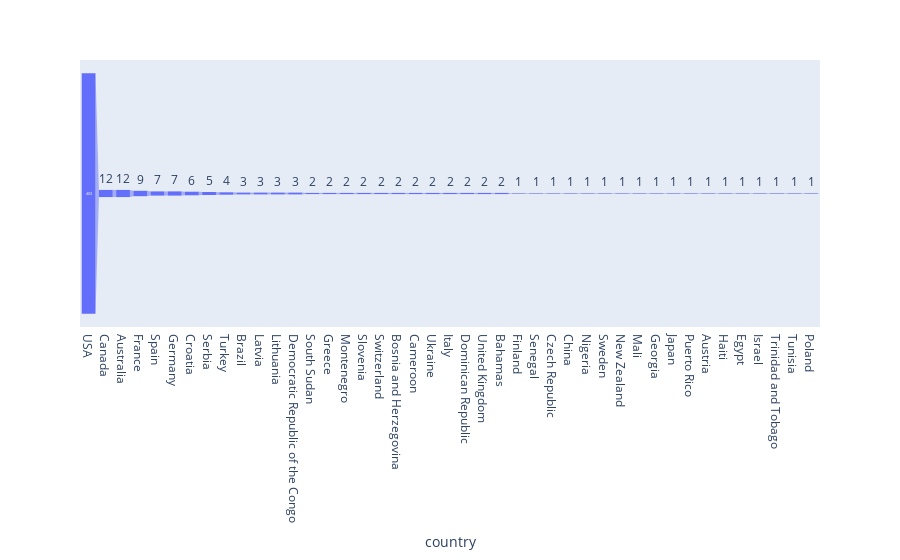

Source (notebook cell):
### Code cell
fig = px.funnel(pie, x='country', y='players')
fig.show()

### Figure 1 — Plotly figure (JSON) as saved in the notebook; plotly's stock layout.template omitted (floating-point values rounded to 4 significant figures)
{"data": [{"hovertemplate": "country=%{x}<br>players=%{y}<extra></extra>", "legendgroup": "", "marker": {"color": "#636efa"}, "name": "", "orientation": "v", "showlegend": false, "type": "funnel", "x": ["USA", "Canada", "Australia", "France", "Spain", "Germany", "Croatia", "Serbia", "Turkey", "Brazil", "Latvia", "Lithuania", "Democratic Republic of the Congo", "South Sudan", "Greece", "Montenegro", "Slovenia", "Switzerland", "Bosnia and Herzegovina", "Cameroon", "Ukraine", "Italy", "Dominican Republic", "United Kingdom", "Bahamas", "Finland", "Senegal", "Czech Republic", "China", "Nigeria", "Sweden", "New Zealand", "Mali", "Georgia", "Japan", "Puerto Rico", "Austria", "Haiti", "Egypt", "Israel", "Trinidad and Tobago", "Tunisia", "Poland"], "xaxis": "x", "y": [403, 12, 12, 9, 7, 7, 6, 5, 4, 3, 3, 3, 3, 2, 2, 2, 2, 2, 2, 2, 2, 2, 2, 2, 2, 1, 1, 1, 1, 1, 1, 1, 1, 1, 1, 1, 1, 1, 1, 1, 1, 1, 1], "yaxis": "y"}], "layout": {"legend": {"tracegroupgap": 0}, "margin": {"t": 60}, "xaxis": {"anchor": "y", "domain": [0, 1], "title": {"text": "country"}}, "yaxis": {"anchor": "x", "domain": [0, 1], "title": {"text": "players"}}}}
